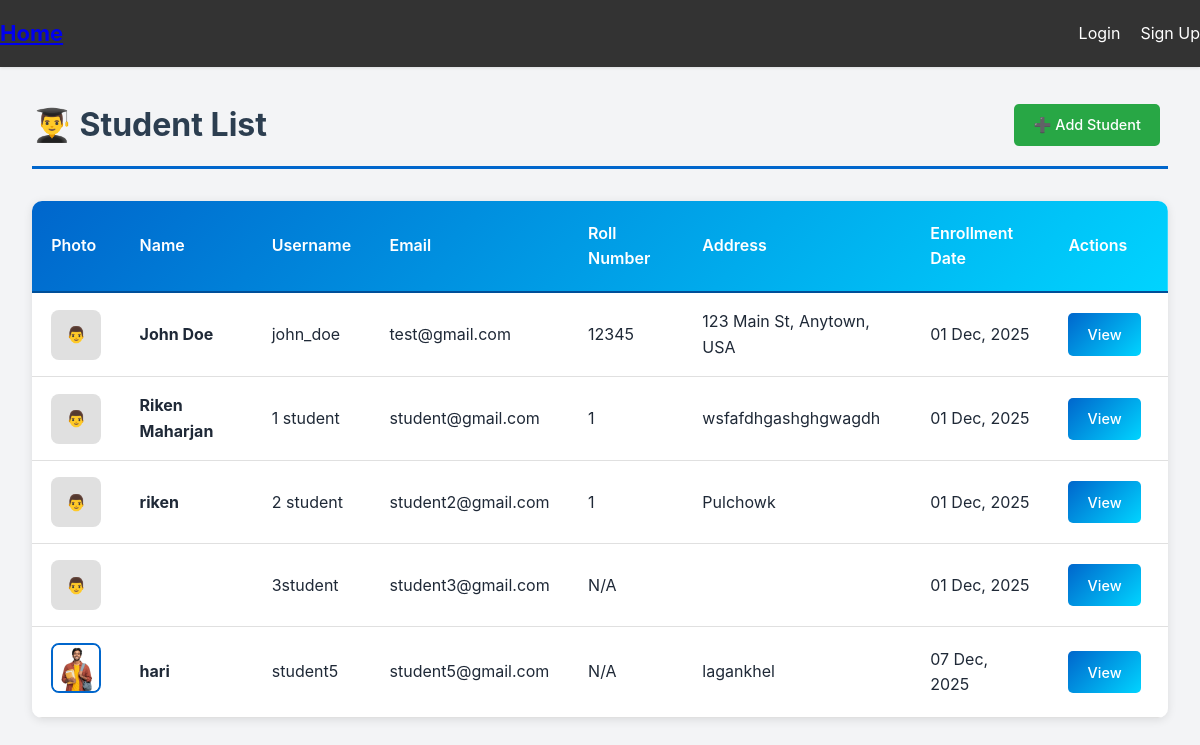
Page /student_list/ on the earlier database version.
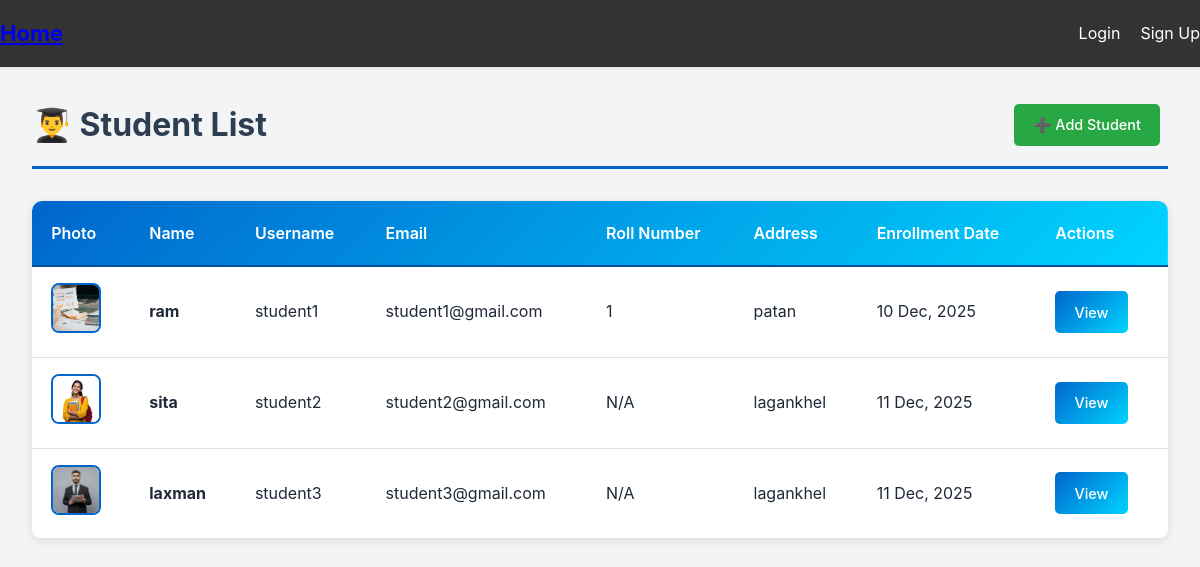
Same page on the later database version.
### base/models.py (models this page shows, shortened)
class CustomUser(AbstractUser):
    USER_TYPE_CHOICES = (
        ('admin', 'Admin'),
        ('teacher', 'Teacher'),
        ('student', 'Student'),
        ('staff', 'Staff'),
    )
    name = models.CharField(max_length=255, blank=True)
    roll_number = models.IntegerField(blank=True, null=True)
    address = models.CharField(max_length=255)
    enrollment_date = models.DateField(auto_now_add=True)
    user_type = models.CharField(max_length=10, choices=USER_TYPE_CHOICES)
    email = models.EmailField(unique=True)
    image = models.ImageField(upload_to='user_image/', blank=True, null=True)

### base/views.py (the view)
# urls.py: path('student_list/', views.student_list, name='student_list'),
def student_list(request):
    students = CustomUser.objects.filter(user_type='student')
    return render(request, 'student_list.html', {'students': students})

### templates/student_list.html (shortened to what this page needs)
{% extends 'base.html' %}
{% load static %}
{% block content %}
<div class="container">
    <div class="header">
        <h1>👨‍🎓 Student List</h1>
        <a href="{% url 'add_student' %}" class="btn btn-success">
            ➕ Add Student
        </a>
    </div>
    {% if students %}
    <div class="table-wrapper">
        <table class="custom-table">
            <thead>
                <tr>
                    <th>Photo</th>
                    <th>Name</th>
                    <th>Username</th>
                    <th>Email</th>
                    <th>Roll Number</th>
                    <th>Address</th>
                    <th>Enrollment Date</th>
                    <th>Actions</th>
                </tr>
            </thead>
            <tbody>
                {% for student in students %}
                <tr>
                    <td>
                        {% if student.image %}
                            <img src="{{ student.image.url }}" class="table-img" alt="Student Photo">
                        {% else %}
                            <div style="width: 50px; height: 50px; background: #e0e0e0; border-radius: 8px; display: flex; align-items: center; justify-content: center; color: #7f8c8d;">
                                👨
                            </div>
                        {% endif %}
                    </td>
                    <td><strong>{{ student.name }}</strong></td>
                    <td>{{ student.username }}</td>
                    <td>{{ student.email }}</td>
                    <td>{{ student.roll_number|default:"N/A" }}</td>
                    <td>{{ student.address }}</td>
                    <td>{{ student.enrollment_date|date:"d M, Y" }}</td>
                    <td>
                        <a href="{% url 'student_detail' student.id %}" class="btn btn-primary">View</a>
                    </td>
                </tr>
                {% endfor %}
            </tbody>
        </table>
    </div>
    {% endif %}
</div>
{% endblock %}

Differences in the rows shown:
removed CustomUser: name "John Doe", username "john_doe", email "test@gmail.com", roll_number "12345", address "123 Main St, Anytown, USA", enrollment_date "01 Dec, 2025"
no longer on this page (row edited): CustomUser: name "Riken Maharjan", username "1 student", email "student@gmail.com", roll_number "1", address "wsfafdhgashghgwagdh", enrollment_date "01 Dec, 2025"
removed CustomUser: name "riken", username "2 student", email "student2@gmail.com", roll_number "1", address "Pulchowk", enrollment_date "01 Dec, 2025"
no longer on this page (row edited): CustomUser: username "3student", email "student3@gmail.com", roll_number "N/A", enrollment_date "01 Dec, 2025"
removed CustomUser: image (picture), name "hari", username "student5", email "student5@gmail.com", roll_number "N/A", address "lagankhel", enrollment_date "07 Dec, 2025"
now on this page (row edited): CustomUser: image (picture), name "ram", username "student1", email "student1@gmail.com", roll_number "1", address "patan", enrollment_date "10 Dec, 2025"
added CustomUser: image (picture), name "sita", username "student2", email "student2@gmail.com", roll_number "N/A", address "lagankhel", enrollment_date "11 Dec, 2025"
now on this page (row edited): CustomUser: image (picture), name "laxman", username "student3", email "student3@gmail.com", roll_number "N/A", address "lagankhel", enrollment_date "11 Dec, 2025"
